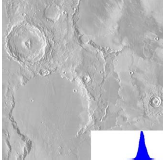
#> input picture paper1_implementation/images/img1.PNG, 165 x 161 px, found by its file name
$ python paper1.py
#> lines starting #> are read from the running program, lines starting #| are printed output that depends on the picture
import cv2
import numpy as np
import math

X = cv2.imread('images/img1.png', 0)
#> X: shape (161, 165); min 70, max 255, mean 187.1
M = X.shape[0]
#> M = 161
N = X.shape[1]
#> N = 165

def histogram(a) :
    ret = np.zeros(256)
    for i in np.arange(a.shape[0]) :
        for j in np.arange(a.shape[1]) :
            ret[a.item(i, j)] += 1
    return ret

def cumulative_histogram(a) :
    ret = np.zeros(256)
    ret[0] = a[0]
    for i in np.arange(1, 256) :
        ret[i] = ret[i-1] + a[i]
    return ret

def sigmoid(k) :
    return -0.5 + 1/(1 + math.exp(-(k-1)))

pixels = M*N
#> pixels = 26565
print(pixels)
#| 26565

hist = histogram(X)
#> hist = 256 values, max 2176 at index 255, min 0 at index 0, mean 103.8

f = np.zeros(256)
sum = 0.0

for i in np.arange(256) :
    f[i] = sigmoid(i)*(1 + hist[i])
    sum += f[i]
#> after the loop, f = 256 values, max 1088.5 at index 255, min -0.231 at index 0, mean 52.38; sum = 13408.8

f /= sum
#> f = 256 values, max 0.0812 at index 255, min -1.72e-05 at index 0, mean 0.00391

F = cumulative_histogram(f)
#> after the loop in cumulative_histogram, `for i in np.arange(1, 256) :`: ret = 256 values from -1.72e-05 to 1
#> F = 256 values from -1.72e-05 to 1

new_values = np.zeros(256)

for i in np.arange(256) :
    new_values[i] = math.floor(F[i] * 255)
#> after the loop, new_values = 256 values from -1 to 254

Y = X.copy()

for i in np.arange(M) :
    for j in np.arange(N) :
        a = X.item(i, j)
        # b = new_values[a]
        Y.itemset((i, j), new_values[a])
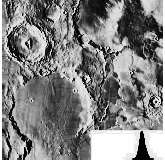
#> Y: shape (161, 165); min 0, max 254, mean 130.9

# [6 lines of commented-out code are left out]

f2 = open('y_less1.txt', 'r')
#> (reads paper1_implementation/y_less1.txt from the repository)
for i in np.arange(M) :
    for j in np.arange(N) :
        tmp = f2.readline()
        Y.itemset((i, j), int(tmp))
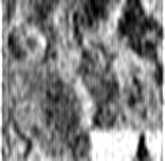
#> Y: shape (161, 165); min 0, max 255, mean 131.4

cv2.imwrite('images/img1_local_enhance_less1.png', Y)
